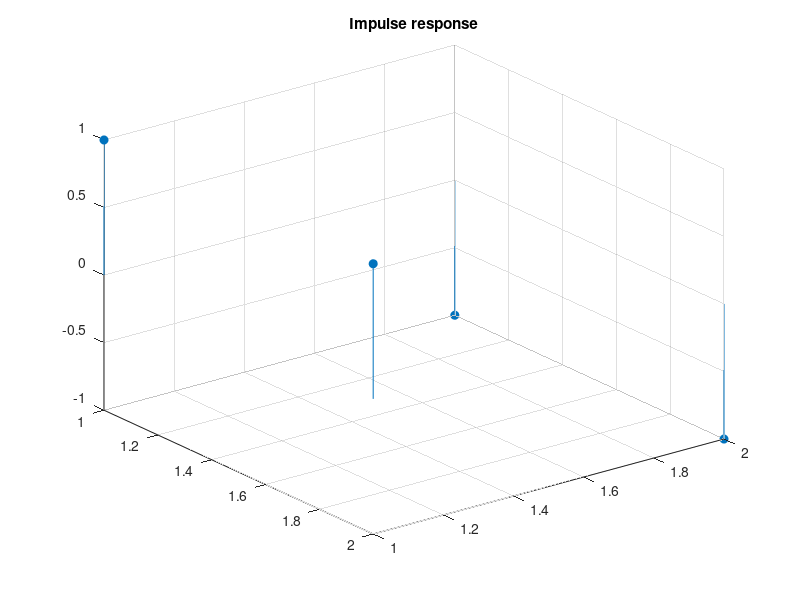

This chart was generated by the following MATLAB code:
%% Sample 4-6
%% 線形シフト不変システム
% 循環畳み込み行列
% 
% 画像処理特論
% 
% 村松 正吾 
% 
% 動作確認: MATLAB R2020a
%% Linear shift-invariant systems
% Circular convolution matrix
% 
% Advanced Topics in Image Processing
% 
% Shogo MURAMATSU
% 
% Verified: MATLAB R2020a
% 準備
% (Preparation)

close all
% 単変量循環畳み込み
% (Univariate circular convolution)
% 
% 
% 
% 有限インパルス応答(FIR)$\{h[n]\in\mathbb{R}\}_{n\in{\Omega_\mathrm{h}}\subset\mathbb{Z}}$を有する線形シフト不変システム 
% $T(\cdot)$を仮定する． (Let us assume a linear shift-invariant system $T(\cdot)$ with 
% a finite impulse response (FIR) $\{h[n]\in\mathbb{R}\}_{n\in{\Omega_\mathrm{h}}\subset\mathbb{Z}}$.)
% 
% 配列 $\{u[n]\in\mathbb{R}\}_{n\in{\Omega_\mathrm{u}}\subset\mathbb{Z}}$に対する周期拡張後の$T(\cdot)$ 
% の応答 $\{v[n]\in\mathbb{R}\}_{n\in{\Omega_\mathrm{v}}\subset\mathbb{Z}}$は周期 $Q\in\mathbb{N}$ 
% を法とする単変量循環畳み込み (The response $\{v[n]\in\mathbb{R}\}_{n\in{\Omega_\mathrm{v}}\subset\mathbb{Z}}$ 
% of  $T(\cdot)$  to a sequence $\{u[n]\in\mathbb{R}\}_{n\in{\Omega_\mathrm{u}}\subset\mathbb{Z}}$ 
% after periodic extension can be represented by univariate circular convolution 
% with period $Q$ as ) 
% 
% $$\{v[n]\}_n =T\left(\{u[n]\}_n\right) = \sum_{k\in\Omega_\mathrm{h}}h[k]\{u\left[(\!(n-k)\!)_Q\right]\}_n.$$
% 
% により表現できる．ただし，(where) 
% 
% $$(\!(n)\!)_Q = n - Q\left\lfloor Q^{-1}n\right\rfloor.$$
% 
% は， ${Q}$を法とする ${n}$ の剰余である．( denotes the ${n}$ modulo ${Q}$.) 
% 
% 
% 信号の生成
% (Signal generation)

% Generating an input sequence u[n] of finite support region
Q = 6; 
ugen = "(1:Q)";
u = eval(ugen)
% インパルス応答の設定
% (Setting the impulse response)

% Setting the shift amount 
h = [1 0 -1];
% 写像の定義
% (Definition of a map)

% Definition of map T as a modulo-Q circular convolution with h[n]
mapT = @(x) cconv(x,h,Q);
% 写像の結果
% (Result of mapping)

% Mapping with the circular convolution T(.)
v = mapT(u)
% 単変量循環畳み込みの行列表現
% (Matrix representation of the univariate circular convolution)
% 
% 
% 
% 単変量循環畳み込み演算も (The univariate circular convolution can also be represented 
% as a matrix as)
% 
% $$\mathbf{v}=\mathbf{Tu},$$
% 
% のように行列表現できる． 
% 
% インパルス応答 $\{h[n]\}_n$ のサポート領域 $\Omega_\mathrm{h}=\{0,1,2\}$が，入力信号$\{u[n]\}_n$のサポート領域$\Omega_\mathrm{u}=\{0,1,2,3,4,5\}$ 
% よりも短く周期 $Q=|\Omega_\mathrm{u}|$ と設定されているとき，出力信号$\{v[n]\}_n$のサポート領域も$\Omega_\mathrm{v}=\Omega_\mathrm{u}$となり，(If 
% the support region $\Omega_\mathrm{h}=\{0,1,2\}$ of the impulse response $\{h[n]\}_n$ 
% is shorter than the support region $\Omega_\mathrm{u}=\{0,1,2,3,4,5\}$ of the 
% input signal $\{u[n]\}_n$ and  the period is set as $Q=|\Omega_\mathrm{u}|$, 
% then the support region of the output signal $\{v[n]\}_n$ becomes also $\Omega_\mathrm{v}=\Omega_\mathrm{u}$, 
% and we have )
% 
% 
% 
% $$\mathbf{v}=\mathrm{vec}\left(\{v[{n}]\}_{n}\right)=\left(\begin{array}{c}v[0]\\v[1]\\v[2]\\v[3]\\v[4]\\v[5]\end{array}\right), 
% \mathbf{u}=\mathrm{vec}\left(\{u[{n}]\}_{n}\right)=\left(\begin{array}{c}u[0]\\u[1]\\u[2]\\u[3]\\u[4]\\u[5]\end{array}\right)$$
% 
% $$\mathbf{T}=\left(\begin{array}{cccccc}h[0] & 0  & 0 & 0 & h[2] & h[1] \\h[1] 
% & h[0]  & 0 & 0 & 0 & h[2] \\h[2] & h[1]  & h[0] & 0 & 0 & 0 \\0 & h[2] & h[1]  
% & h[0] & 0 & 0 \\0 & 0 & h[2] & h[1]  & h[0] & 0 \\0 & 0 & 0 & h[2] & h[1]  
% & h[0]  \end{array}\right).$$
% 
% 
% 
% と表現できる．
% 
% 
% 単変量循環畳み込みの行列生成
% (Matrix generation of univariate circular convolution)

% Find the matrix representation of the univariate circular convolution
T = zeros(length(u));
for idx = 1:length(u)
    % Generating a standard basis vector
    e = zeros(size(u),'like',u);
    e(idx) = 1;
    % Response to the standard basis vector
    T(:,idx) = mapT(e); 
end
% Matrix representation of the univariate circular convolution
T
% 行列演算による単変量循環畳み込み
% (Univariate circular convolution by matrix operation)
% 
% 循環畳み込みも可換図に沿って (Circular convolution can also be computed as)
% 
% $$\{v[{n}]\}_{n}=\mathrm{vec}_{\Omega_\mathrm{v}}^{-1}\left(\mathbf{v}\right)=\mathrm{vec}_{\Omega_\mathrm{v}}^{-1}\left(\mathbf{Tu}\right)=\mathrm{vec}_{\Omega_\mathrm{v}}^{-1}\circ\mathbf{T}\mathrm{vec}_{\Omega_\mathrm{u}}\left(\{u[n]\}_n\right)$$
% 
% のように行列演算が可能である．すなわち，(along the commutative diagram. That is, we have)
% 
% $$T=\mathrm{vec}_{\Omega_\mathrm{v}}^{-1}\circ\mathbf{T}\mathrm{vec}_{\Omega_\mathrm{u}}.$$
% 
% と表現できる．

% Column vectorization of sequence u[n]
vecu = u(:);

% Matrix operation
vecv = T*vecu;

% Reshaping the result into the row sequnece
recv = reshape(vecv,[1 Q])
% 行列演算による単変量循環畳み込みの評価
% (Evaluation of univariate circular convolution by matrix operation)

% Comparizon between mapping and matrix operation
mymse = @(x,y) mean((double(x)-double(y)).^2,'all');
mymse(v,recv)
% 2変量循環畳み込み
% (Bivariate circular convolution)
% 
% 
% 
% 有限インパルス応答(FIR)インパルス応答 $\{h[\mathbf{n}]\}_\mathbf{n}$ を有する線形シフト不変システム $T(\cdot)$を仮定する．(Assume 
% a linear shift-invariant system T with a bivariate finite impulse response (FIR) 
% $\{h[\mathbf{n}]\in\mathbb{R}\}_{\mathbf{n}\in{\Omega_\mathrm{h}}\subset\mathbb{Z}^2}$.)  
% 
% 配列$\{u[\mathbf{n}]\}_\mathbf{n}$に対する周期拡張後の$T(\cdot)$ の応答$\{v[\mathbf{n}]\}_\mathbf{n}$は周期 
% $\mathbf{Q}\in\mathbb{Z}^{2\times 2} $($\det\mathbf{Q}\neq 0$) を法とする2変量循環畳み込み
% 
% $$\{v[\mathbf{n}]\}_\mathbf{n} =T\left(\{u[\mathbf{n}]\}_\mathbf{n}\right) 
% = \sum_{\mathbf{k}\in\Omega_\mathrm{h}}h[\mathbf{k}]\{u\left[(\!(\mathbf{n}-\mathbf{k})\!)_\mathbf{Q}\right]\}_\mathbf{n},$$
% 
% により表現できる．(The response $\{v[\mathbf{n}]\}_\mathbf{n}$ of $T(\cdot)$ after 
% periodic extension to array $\{u[\mathbf{n}]\}_\mathbf{n}$ can be represented 
% by bivariate circular convolution with period $\mathbf{Q}$,) ただし，$\mathbf{Q}\in\mathbb{Z}^{2\times2}(\det\mathbf{Q}\neq 
% 0)$は周期行列,  $\{v[\mathbf{n}]\in\mathbb{K}\}_{\mathbf{n}\in\Omega\subset\mathbb{Z}^2}$は出力配列，(where  
% $\mathbf{Q}\in\mathbb{Z}^{2\times2}(\det\mathbf{Q}\neq 0)$ is the period matrix,  
% $\{v[\mathbf{n}]\in\mathbb{K}\}_{\mathbf{n}\in\Omega\subset\mathbb{Z}^2}$ is 
% the destination array and)
% 
% $$(\!(\mathbf{n})\!)_\mathbf{Q} = \mathbf{n} - \mathbf{Q}\left\lfloor \mathbf{Q}^{-1}\mathbf{n}\right\rfloor$$
% 
% は， $\mathbf{Q}$を法とする $\mathbf{n}$ の剰余である．( denotes the $\mathbf{n}$ modulo 
% $\mathbf{Q}$.) 
% 
% 
% 信号の生成
% (Signal generation)

% Generating an input array u[n1,n2] of finite support region
N1 = 2; % # of rows
N2 = 3; % # of columns
ugen = "reshape((0:N1*N2-1),[N1 N2])";
u = eval(ugen)
% インパルス応答の設定
% (Setting the impulse response)

h = [1 -1 ; 1 -1]
figure(1)
stem3(h,'filled')
axis ij
title('Impulse response')
% 写像の定義
% (Definition of a map)

% Definition of map T as a circular convolution with h[n]
mapT = @(x) imfilter(x,h,'conv','circ');
% 写像の結果
% (Result of mapping)

% Mapping with the circular shift T(.)
v = mapT(u)
% 2変量循環畳み込みの行列表現
% (Matrix representation of the bivariate circular convolution)
% 
% 
% 
% 2変量循環畳み込み演算も (The bivariate circular convolution can also be represented as 
% a matrix as)
% 
% $$\mathbf{v}=\mathbf{Tu},$$
% 
% のように行列表現できる． 
% 
% インパルス応答 $\{h[\mathbf{n}]\}_\mathbf{n}$ のサポート領域 $\Omega_\mathrm{h}=\{0,1\}\times 
% \{0,1\}$が，入力信号$\{u[\mathbf{n}]\}_\mathbf{n}$のサポート領域$\Omega_\mathrm{u}=\{0,1\}\times 
% \{0,1,2\}$ よりも狭く周期行列が $\mathbf{Q}=\left(\begin{array}{cc}N_1 & 0 \\ 0 & N_2\end{array}\right)=\left(\begin{array}{cc}2 
% & 0 \\ 0 & 3\end{array}\right)$ と設定されているとき，出力信号$\{v[\mathbf{n}]\}_\mathbf{n}$のサポート領域も$\Omega_\mathrm{v}=\Omega_\mathrm{u}$となり，(If 
% the support region $\Omega_\mathrm{h}=\{0,1\}\times \{0,1\}$ of the impulse 
% response $\{h[\mathbf{n}]\}_\mathbf{n}$ is narrower than the support region 
% $\Omega_\mathrm{u}=\{0,1\}\times \{0,1,2\}$ of the input signal $\{u[\mathbf{n}]\}_\mathbf{n}$ 
% and  the period is set as $\mathbf{Q}=\left(\begin{array}{cc}N_1 & 0 \\ 0 & 
% N_2\end{array}\right)=\left(\begin{array}{cc}2 & 0 \\ 0 & 3\end{array}\right)$, 
% then the support region of the output signal $\{v[\mathbf{n}]\}_\mathbf{n}$ 
% becomes also $\Omega_\mathrm{v}=\Omega_\mathrm{u}$, and we have )
% 
% $$\mathbf{v}=\mathrm{vec}\left(\{v[\mathbf{n}]\}_\mathbf{n}\right)=\left(\begin{array}{c}v[0,0]\\v[1,0]\\v[0,1]\\v[1,1]\\\vdots\\v[1,2]\end{array}\right), 
% \mathbf{u}=\mathrm{vec}\left(\{u[\mathbf{n}]\}_\mathbf{n}\right)=\left(\begin{array}{c}u[0,0]\\u[1,0]\\u[0,1]\\u[1,1]\\\vdots\\u[1,2]\end{array}\right)$$
% 
% $$\mathbf{T}=\left(\begin{array}{cccccc}h[1,1] & h[0,1]  & h[1,0] & h[0,0] 
% & 0 & 0 \\h[0,1] & h[1,1]  & h[0,0] & h[1,0] & 0 & 0 \\0 & 0 &h[1,1] & h[0,1]  
% & h[1,0] & h[0,0]  \\0 & 0 &h[0,1] & h[1,1]  & h[0,0] & h[1,0]  \\h[1,0] & h[0,0] 
% & 0 & 0 &h[1,1] & h[0,1]  \\h[0,0] & h[1,0] & 0 & 0 &h[0,1] & h[1,1]  \end{array}\right).$$
% 
% 
% 
% と表現できる．
% 
% 
% 2変量循環畳み込みの行列生成
% (Bivariate circular convolution matrix generation)

% Find the matrix representation of the circular convolution
T = zeros(numel(u));
for idx = 1:numel(u)
    % Generating a standard basis vector
    e = zeros(size(u),'like',u);
    e(idx) = 1;
    % Response to the standard basis vector
    T(:,idx) = reshape(mapT(e),[size(T,1) 1]); 
end
% Matrix representation of the convolution
T
% 行列演算による2変量循環畳み込み
% (Bivariate circular convolution by matrix operation)
% 
% 2変量循環畳み込みも可換図に沿って (Bivariate circular convolution can also be computed as)
% 
% $$\{v[\mathbf{n}]\}_\mathbf{n}=\mathrm{vec}_{\Omega_\mathrm{v}}^{-1}\left(\mathbf{v}\right)=\mathrm{vec}_{\Omega_\mathrm{v}}^{-1}\left(\mathbf{Tu}\right)=\mathrm{vec}_{\Omega_\mathrm{v}}^{-1}\circ\mathbf{T}\mathrm{vec}_{\Omega_\mathrm{u}}\left(\{u[\mathbf{n}]\}_\mathbf{n}\right)$$
% 
% のように行列演算が可能である．すなわち，(along the commutative diagram. That is, we have)
% 
% $$T=\mathrm{vec}_{\Omega_\mathrm{v}}^{-1}\circ\mathbf{T}\mathrm{vec}_{\Omega_\mathrm{u}}.$$
% 
% と表現できる．

% Column vectorization of sequence u[n]
vecu = u(:);

% Matrix operation
vecv = T*vecu;

% Reshaping the result into the row sequnece
recv = reshape(vecv,[N1 N2])
% 行列演算による2変量循環畳み込みの評価
% (Evaluation of bivariate circular convolution by matrix operation)

% Comparizon between mapping and matrix operation
mymse(v,recv)
%% 
% © Copyright, Shogo MURAMATSU, All rights reserved.